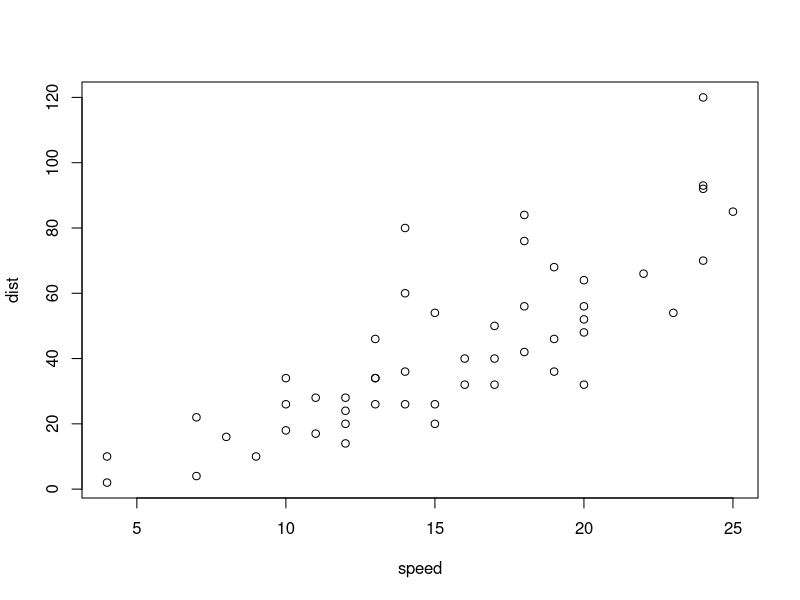
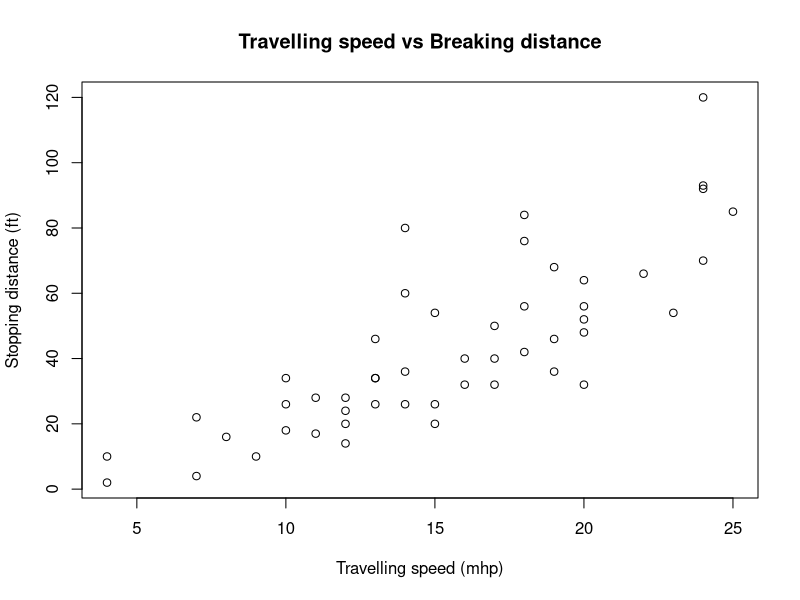
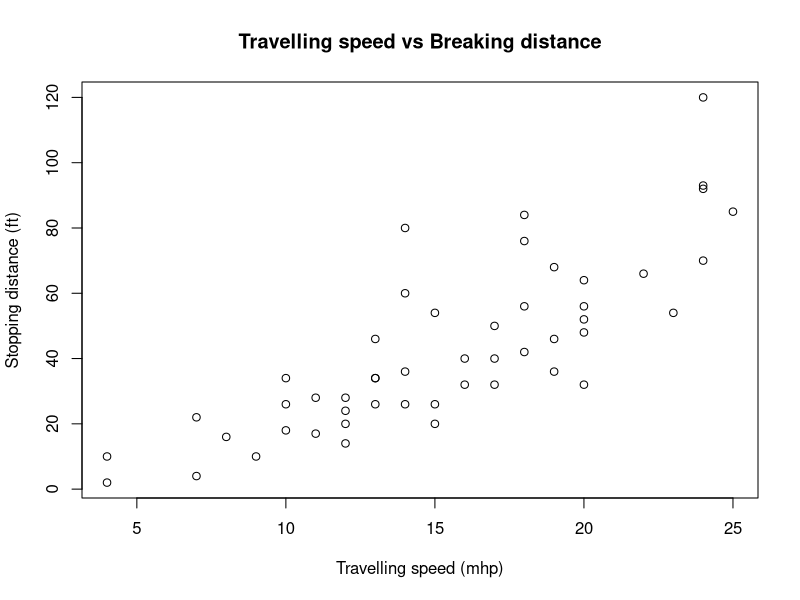
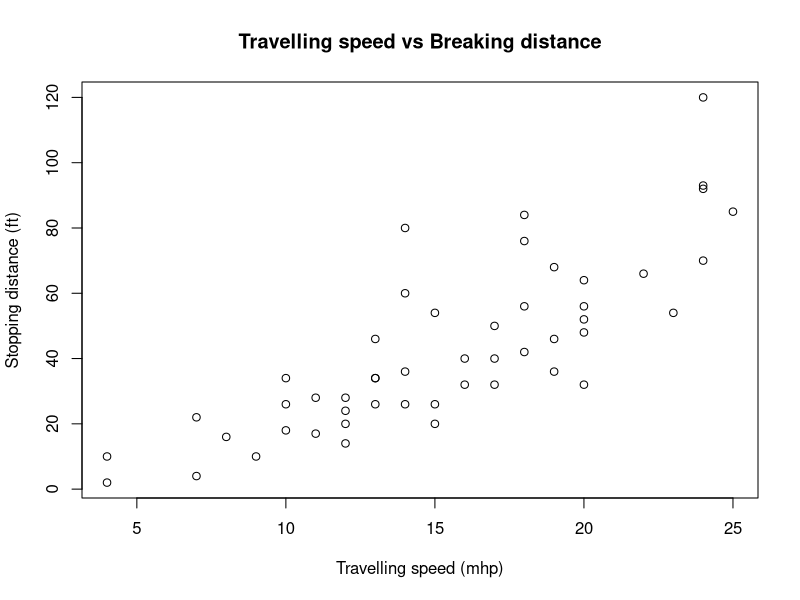
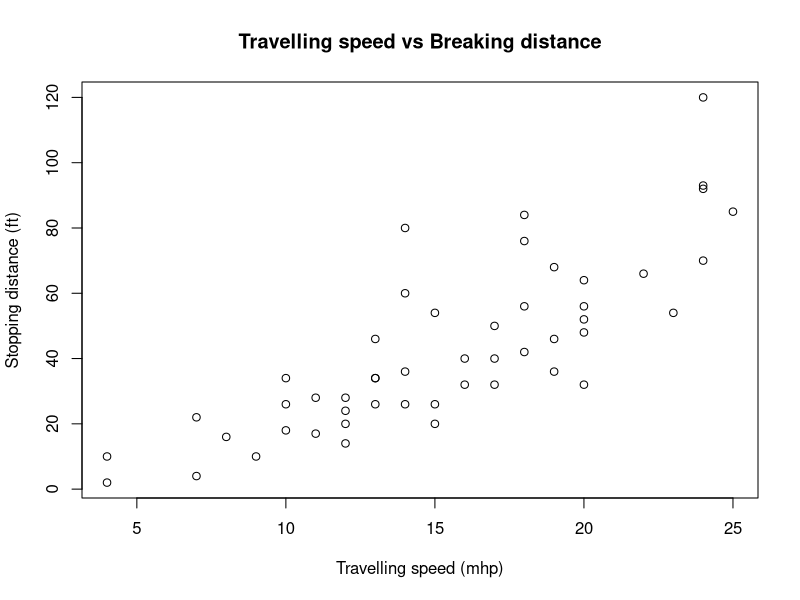

These charts were generated, in order, by the following R code:
## ---- chunk 1
text1 <- c("```{r}",
	   "summary(mtcars)",
	   "```")

print(text1)
## ---- chunk 2
summary(cars)
## ---- chunk 3
plot(cars)
## ---- chunk 4
plot(cars, main="Travelling speed vs Breaking distance", xlab = "Travelling speed (mhp)", ylab="Stopping distance (ft)")
## ---- chunk 5
plot(cars, main="Travelling speed vs Breaking distance", xlab = "Travelling speed (mhp)", ylab="Stopping distance (ft)")
## ---- chunk 6
plot(cars, main="Travelling speed vs Breaking distance", xlab = "Travelling speed (mhp)", ylab="Stopping distance (ft)")
## ---- chunk 7
plot(cars, main="Travelling speed vs Breaking distance", xlab = "Travelling speed (mhp)", ylab="Stopping distance (ft)")
## ---- chunk 8
sentence <- c("Let", "the", "computer", "do", "the", "work")

for(word in sentence){
  print(word)
}
## ---- chunk 9
sentence <- c("Let", "the", "computer", "do", "the", "work")

for(word in sentence){
  print(word)
}
